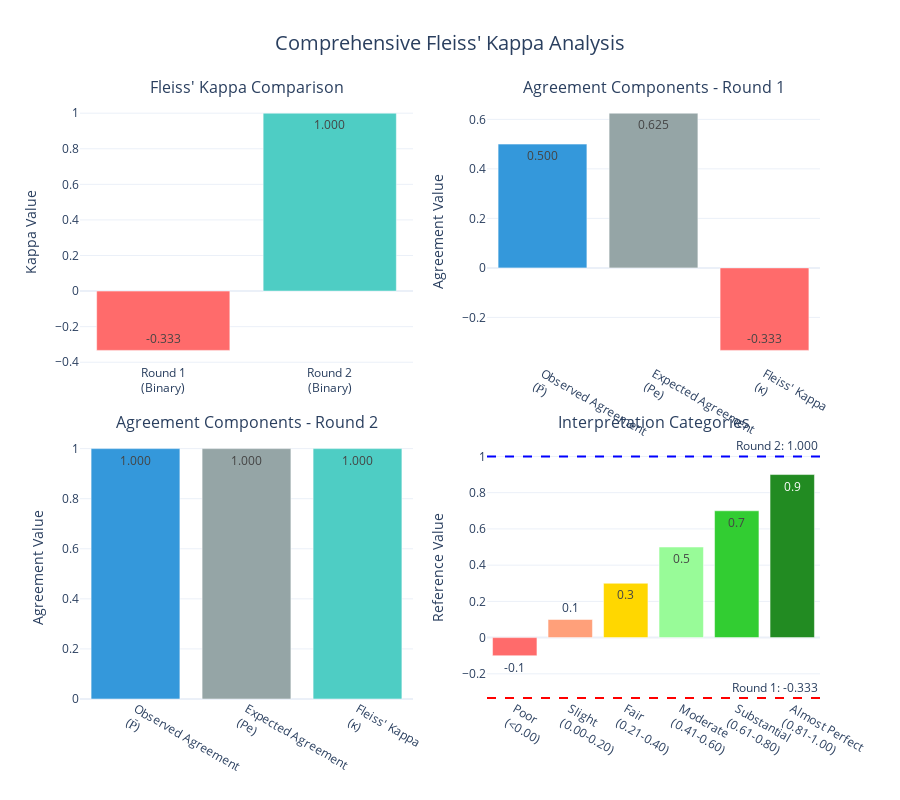

Notebook code cell kept with this figure:
### Code cell
# =============================================================================
# FLEISS' KAPPA VISUALIZATION
# =============================================================================

print("\nCreating Fleiss' Kappa Comparison Visualizations...")

# Create a comprehensive comparison of agreement metrics
fig_fleiss = make_subplots(
    rows=2, cols=2, subplot_titles=["Fleiss' Kappa Comparison", "Agreement Components - Round 1", "Agreement Components - Round 2", "Interpretation Categories"], specs=[[{"type": "bar"}, {"type": "bar"}], [{"type": "bar"}, {"type": "bar"}]], vertical_spacing=0.12, horizontal_spacing=0.1
)

# 1. Fleiss' Kappa Comparison
datasets = ["Round 1<br>(Binary)", "Round 2<br>(Binary)"]
fleiss_values = [fleiss_kappa_r1, fleiss_kappa_r2]
colors = ["#FF6B6B" if val < 0 else "#4ECDC4" for val in fleiss_values]

fig_fleiss.add_trace(go.Bar(x=datasets, y=fleiss_values, text=[f"{val:.3f}" for val in fleiss_values], textposition="auto", marker_color=colors, name="Fleiss' Kappa"), row=1, col=1)

# 2. Agreement Components - Round 1
components_r1 = ["Observed Agreement<br>(P̄)", "Expected Agreement<br>(Pe)", "Fleiss' Kappa<br>(κ)"]
values_r1 = [stats_r1["P_bar"], stats_r1["P_e"], fleiss_kappa_r1]
colors_r1 = ["#3498DB", "#95A5A6", "#FF6B6B" if fleiss_kappa_r1 < 0 else "#4ECDC4"]

fig_fleiss.add_trace(go.Bar(x=components_r1, y=values_r1, text=[f"{val:.3f}" for val in values_r1], textposition="auto", marker_color=colors_r1, name="Round 1 Components"), row=1, col=2)

# 3. Agreement Components - Round 2
components_r2 = ["Observed Agreement<br>(P̄)", "Expected Agreement<br>(Pe)", "Fleiss' Kappa<br>(κ)"]
values_r2 = [stats_r2["P_bar"], stats_r2["P_e"], fleiss_kappa_r2]
colors_r2 = ["#3498DB", "#95A5A6", "#FF6B6B" if fleiss_kappa_r2 < 0 else "#4ECDC4"]

fig_fleiss.add_trace(go.Bar(x=components_r2, y=values_r2, text=[f"{val:.3f}" for val in values_r2], textposition="auto", marker_color=colors_r2, name="Round 2 Components"), row=2, col=1)

# 4. Interpretation scale reference
interpretation_ranges = ["Poor<br>(<0.00)", "Slight<br>(0.00-0.20)", "Fair<br>(0.21-0.40)", "Moderate<br>(0.41-0.60)", "Substantial<br>(0.61-0.80)", "Almost Perfect<br>(0.81-1.00)"]
range_values = [-0.1, 0.1, 0.3, 0.5, 0.7, 0.9]  # Representative values for each range
range_colors = ["#FF6B6B", "#FFA07A", "#FFD700", "#98FB98", "#32CD32", "#228B22"]

fig_fleiss.add_trace(go.Bar(x=interpretation_ranges, y=range_values, text=[f"{val:.1f}" for val in range_values], textposition="auto", marker_color=range_colors, name="Interpretation Scale"), row=2, col=2)

# Add horizontal lines to show where our values fall
fig_fleiss.add_hline(y=fleiss_kappa_r1, line_dash="dash", line_color="red", annotation_text=f"Round 1: {fleiss_kappa_r1:.3f}", row=2, col=2)
fig_fleiss.add_hline(y=fleiss_kappa_r2, line_dash="dash", line_color="blue", annotation_text=f"Round 2: {fleiss_kappa_r2:.3f}", row=2, col=2)

# Update layout
fig_fleiss.update_layout(height=800, title={"text": "Comprehensive Fleiss' Kappa Analysis", "x": 0.5, "font": {"size": 20}}, showlegend=False)

# Update y-axes
fig_fleiss.update_yaxes(title_text="Kappa Value", row=1, col=1)
fig_fleiss.update_yaxes(title_text="Agreement Value", row=1, col=2)
fig_fleiss.update_yaxes(title_text="Agreement Value", row=2, col=1)
fig_fleiss.update_yaxes(title_text="Reference Value", row=2, col=2)

fig_fleiss.show()

# Save the figure
fig_fleiss.write_html(images_path / "03_iaa_fleiss_kappa_comprehensive.html")
fig_fleiss.write_image(images_path / "03_iaa_fleiss_kappa_comprehensive.png", width=1200, height=800, scale=3)
print(f"Saved: 03_iaa_fleiss_kappa_comprehensive.html and .png")

### Figure 1 — Plotly figure (JSON) as saved in the notebook; plotly's stock layout.template omitted (floating-point values rounded to 4 significant figures)
{"data": [{"marker": {"color": ["#FF6B6B", "#4ECDC4"]}, "name": "Fleiss' Kappa", "text": ["-0.333", "1.000"], "textposition": "auto", "type": "bar", "x": ["Round 1<br>(Binary)", "Round 2<br>(Binary)"], "xaxis": "x", "y": [-0.3333, 1], "yaxis": "y"}, {"marker": {"color": ["#3498DB", "#95A5A6", "#FF6B6B"]}, "name": "Round 1 Components", "text": ["0.500", "0.625", "-0.333"], "textposition": "auto", "type": "bar", "x": ["Observed Agreement<br>(P̄)", "Expected Agreement<br>(Pe)", "Fleiss' Kappa<br>(κ)"], "xaxis": "x2", "y": [0.5, 0.625, -0.3333], "yaxis": "y2"}, {"marker": {"color": ["#3498DB", "#95A5A6", "#4ECDC4"]}, "name": "Round 2 Components", "text": ["1.000", "1.000", "1.000"], "textposition": "auto", "type": "bar", "x": ["Observed Agreement<br>(P̄)", "Expected Agreement<br>(Pe)", "Fleiss' Kappa<br>(κ)"], "xaxis": "x3", "y": [1, 1, 1], "yaxis": "y3"}, {"marker": {"color": ["#FF6B6B", "#FFA07A", "#FFD700", "#98FB98", "#32CD32", "#228B22"]}, "name": "Interpretation Scale", "text": ["-0.1", "0.1", "0.3", "0.5", "0.7", "0.9"], "textposition": "auto", "type": "bar", "x": ["Poor<br>(<0.00)", "Slight<br>(0.00-0.20)", "Fair<br>(0.21-0.40)", "Moderate<br>(0.41-0.60)", "Substantial<br>(0.61-0.80)", "Almost Perfect<br>(0.81-1.00)"], "xaxis": "x4", "y": [-0.1, 0.1, 0.3, 0.5, 0.7, 0.9], "yaxis": "y4"}], "layout": {"annotations": [{"font": {"size": 16}, "showarrow": false, "text": "Fleiss' Kappa Comparison", "x": 0.225, "xanchor": "center", "xref": "paper", "y": 1, "yanchor": "bottom", "yref": "paper"}, {"font": {"size": 16}, "showarrow": false, "text": "Agreement Components - Round 1", "x": 0.775, "xanchor": "center", "xref": "paper", "y": 1, "yanchor": "bottom", "yref": "paper"}, {"font": {"size": 16}, "showarrow": false, "text": "Agreement Components - Round 2", "x": 0.225, "xanchor": "center", "xref": "paper", "y": 0.44, "yanchor": "bottom", "yref": "paper"}, {"font": {"size": 16}, "showarrow": false, "text": "Interpretation Categories", "x": 0.775, "xanchor": "center", "xref": "paper", "y": 0.44, "yanchor": "bottom", "yref": "paper"}, {"showarrow": false, "text": "Round 1: -0.333", "x": 1, "xanchor": "right", "xref": "x4 domain", "y": -0.3333, "yanchor": "bottom", "yref": "y4"}, {"showarrow": false, "text": "Round 2: 1.000", "x": 1, "xanchor": "right", "xref": "x4 domain", "y": 1, "yanchor": "bottom", "yref": "y4"}], "height": 800, "shapes": [{"line": {"color": "red", "dash": "dash"}, "type": "line", "x0": 0, "x1": 1, "xref": "x4 domain", "y0": -0.3333, "y1": -0.3333, "yref": "y4"}, {"line": {"color": "blue", "dash": "dash"}, "type": "line", "x0": 0, "x1": 1, "xref": "x4 domain", "y0": 1, "y1": 1, "yref": "y4"}], "showlegend": false, "title": {"font": {"size": 20}, "text": "Comprehensive Fleiss' Kappa Analysis", "x": 0.5}, "xaxis": {"anchor": "y", "domain": [0, 0.45]}, "xaxis2": {"anchor": "y2", "domain": [0.55, 1]}, "xaxis3": {"anchor": "y3", "domain": [0, 0.45]}, "xaxis4": {"anchor": "y4", "domain": [0.55, 1]}, "yaxis": {"anchor": "x", "domain": [0.56, 1], "title": {"text": "Kappa Value"}}, "yaxis2": {"anchor": "x2", "domain": [0.56, 1], "title": {"text": "Agreement Value"}}, "yaxis3": {"anchor": "x3", "domain": [0, 0.44], "title": {"text": "Agreement Value"}}, "yaxis4": {"anchor": "x4", "domain": [0, 0.44], "title": {"text": "Reference Value"}}}}
